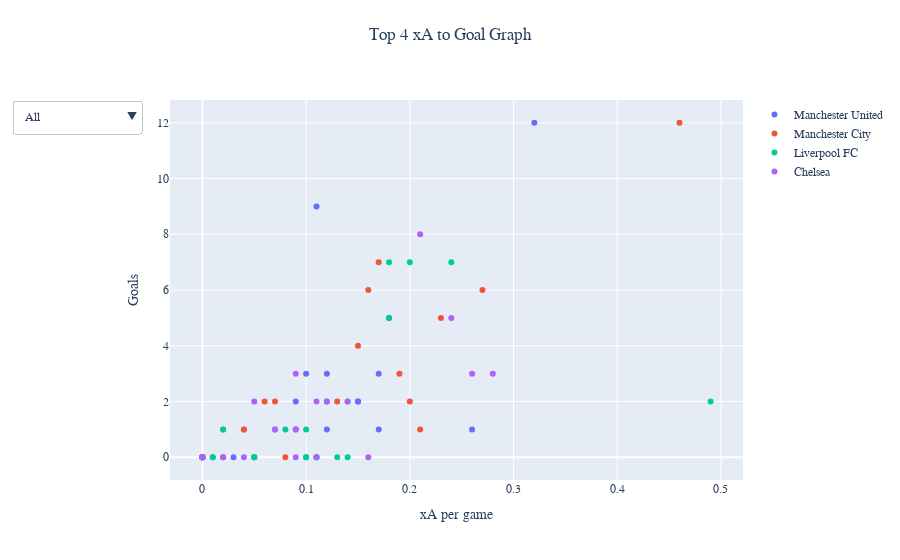

Source (notebook cell):
### Code cell
dfa = data[['Name','Club','Position','Assists','xA']]
#fig = px.scatter(dfa, x="xA", y="Assists",hover_data=['Name','Club'],trendline="ols")
dfmu = dfa[dfa['Club']=='Manchester United']
dfmu = dfmu.sort_values(by=['xA'],ascending=True)
dfmc= dfa[dfa['Club']=='Manchester City']
dfmc = dfmc.sort_values(by=['xA'],ascending=True)
dfl= dfa[dfa['Club']=='Liverpool FC']
dfl = dfl.sort_values(by=['xA'],ascending=True)
dfc= dfa[dfa['Club']=='Chelsea']
dfc = dfc.sort_values(by=['xA'],ascending=True)
plot = go.Figure(data=[go.Scatter(
    name='Manchester United',
    x=dfmu.xA,
    y=dfmu.Assists,
    mode = 'markers',
    hovertext = dfmu.Name
),
    go.Scatter(
    name='Manchester City',
    x=dfmc.xA,
    y=dfmc.Assists,
    mode = 'markers',
    hovertext = dfmc.Name
),
go.Scatter(
    name='Liverpool FC',
    x=dfl.xA,
    y=dfl.Assists,
    mode = 'markers',
    hovertext = dfl.Name
),
go.Scatter(
    name='Chelsea',
    x=dfc.xA,
    y=dfc.Assists,
    mode = 'markers',
    hovertext = dfc.Name
)
])
plot.update_layout(
    xaxis_title="xA per game",
    yaxis_title="Goals",
    title={
        'text': "Top 4 xA to Goal Graph",
        'y':0.95,
        'x':0.5,
        'xanchor': 'center',
        'yanchor': 'top'},
    font_family="Calibri",
    updatemenus=[
        dict(
            active=0,
            buttons=list([
                dict(label="All",
                     method="update",
                     args=[{"visible": [True, True, True, True]},
                           {"title": "Top 4"}]),
                dict(label="Manchester United",
                     method="update",
                     args=[{"visible": [True, False, False, False]},
                           {"title": "Manchester United",
                            }]),
                dict(label="Manchester City",
                     method="update",
                     args=[{"visible": [False, True, False, False]},
                           {"title": "Manchester City",
                            }]),
                dict(label="Liverpool FC",
                     method="update",
                     args=[{"visible": [False, False, True, False]},
                           {"title": "Liverpool FC",
                            }]),
                dict(label="Chelsea",
                     method="update",
                     args=[{"visible": [False, False, False, True]},
                           {"title": "Chelsea",
                            }]),
            ]),
        )
    ])
  
plot.show()

### Figure 1 — Plotly figure (JSON) as saved in the notebook; plotly's stock layout.template omitted (floating-point values rounded to 4 significant figures)
{"data": [{"hovertext": ["William Thomas Fish", "Shola Shoretire", "Hannibal Mejbri", "Eric Bailly", "Axel Tuanzebe", "Dean Henderson", "Odion Ighalo", "Brandon Williams", "Nemanja Matić", "Scott McTominay", "Mason Greenwood", "Fred", "Paul Pogba", "Marcus Rashford", "Anthony Martial", "Daniel James", "Alex Telles", "Juan Mata", "Edinson Cavani", "Donny van de Beek", "Luke Shaw", "Amad Diallo", "Bruno Fernandes"], "mode": "markers", "name": "Manchester United", "type": "scatter", "x": [0, 0, 0, 0, 0, 0, 0, 0.01, 0.03, 0.04, 0.09, 0.1, 0.1, 0.11, 0.12, 0.12, 0.15, 0.15, 0.17, 0.17, 0.18, 0.26, 0.32], "y": [0, 0, 0, 0, 0, 0, 0, 0, 0, 1, 2, 0, 3, 9, 3, 1, 2, 2, 3, 1, 5, 1, 12]}, {"hovertext": ["Liam Delap", "Nathan Aké", "Kyle Walker", "Eric García", "Benjamin Mendy", "Aymeric Laporte", "Rodri", "Fernandinho", "Oleksandr Zinchenko", "Ferrán Torres", "Gabriel Jesus", "Bernardo Silva", "Raheem Sterling", "João Cancelo", "İlkay Gündoğan", "Sergio Agüero", "Phil Foden", "Riyad Mahrez", "Kevin De Bruyne"], "mode": "markers", "name": "Manchester City", "type": "scatter", "x": [0, 0, 0.02, 0.02, 0.04, 0.05, 0.06, 0.07, 0.08, 0.13, 0.15, 0.16, 0.17, 0.19, 0.2, 0.21, 0.23, 0.27, 0.46], "y": [0, 0, 1, 0, 1, 0, 2, 2, 0, 2, 4, 6, 7, 3, 2, 1, 5, 6, 12]}, {"hovertext": ["Joe Gomez", "Kostas Tsimikas", "Takumi Minamino", "Fabinho", "Nathaniel Phillips", "Rhys Williams", "Georginio Wijnaldum", "Jordan Henderson", "Alex Oxlade-Chamberlain", "Neco Williams", "James Milner", "Thiago Alcántara", "Divock Origi", "Curtis Jones", "Diogo Jota", "Naby Keïta", "Joël Matip", "Sadio Mané", "Mohamed Salah", "Roberto Firmino", "Trent Alexander-Arnold", "Xherdan Shaqiri"], "mode": "markers", "name": "Liverpool FC", "type": "scatter", "x": [0, 0, 0, 0.01, 0.02, 0.05, 0.05, 0.07, 0.08, 0.1, 0.1, 0.11, 0.11, 0.12, 0.13, 0.14, 0.14, 0.18, 0.18, 0.2, 0.24, 0.49], "y": [0, 0, 0, 0, 1, 0, 0, 1, 1, 0, 1, 0, 0, 2, 0, 0, 2, 7, 5, 7, 7, 2]}, {"hovertext": ["Fikayo Tomori", "Emerson Palmieri", "Kurt Zouma", "Kepa Arrizabalaga", "Andreas Christensen", "Billy Gilmour", "N'Golo Kanté", "Tammy Abraham", "Mateo Kovačić", "Jorginho", "Olivier Giroud", "Kai Havertz", "César Azpilicueta", "Marcos Alonso", "Reece James", "Christian Pulisic", "Ross Barkley", "Timo Werner", "Mason Mount", "Callum Hudson-Odoi", "Hakim Ziyech"], "mode": "markers", "name": "Chelsea", "type": "scatter", "x": [0, 0, 0, 0, 0.02, 0.04, 0.05, 0.07, 0.09, 0.09, 0.09, 0.09, 0.11, 0.11, 0.12, 0.14, 0.16, 0.21, 0.24, 0.26, 0.28], "y": [0, 0, 0, 0, 0, 0, 2, 1, 1, 1, 0, 3, 2, 0, 2, 2, 0, 8, 5, 3, 3]}], "layout": {"font": {"family": "Calibri"}, "title": {"text": "Top 4 xA to Goal Graph", "x": 0.5, "xanchor": "center", "y": 0.95, "yanchor": "top"}, "updatemenus": [{"active": 0, "buttons": [{"args": [{"visible": [true, true, true, true]}, {"title": "Top 4"}], "label": "All", "method": "update"}, {"args": [{"visible": [true, false, false, false]}, {"title": "Manchester United"}], "label": "Manchester United", "method": "update"}, {"args": [{"visible": [false, true, false, false]}, {"title": "Manchester City"}], "label": "Manchester City", "method": "update"}, {"args": [{"visible": [false, false, true, false]}, {"title": "Liverpool FC"}], "label": "Liverpool FC", "method": "update"}, {"args": [{"visible": [false, false, false, true]}, {"title": "Chelsea"}], "label": "Chelsea", "method": "update"}]}], "xaxis": {"title": {"text": "xA per game"}}, "yaxis": {"title": {"text": "Goals"}}}}
